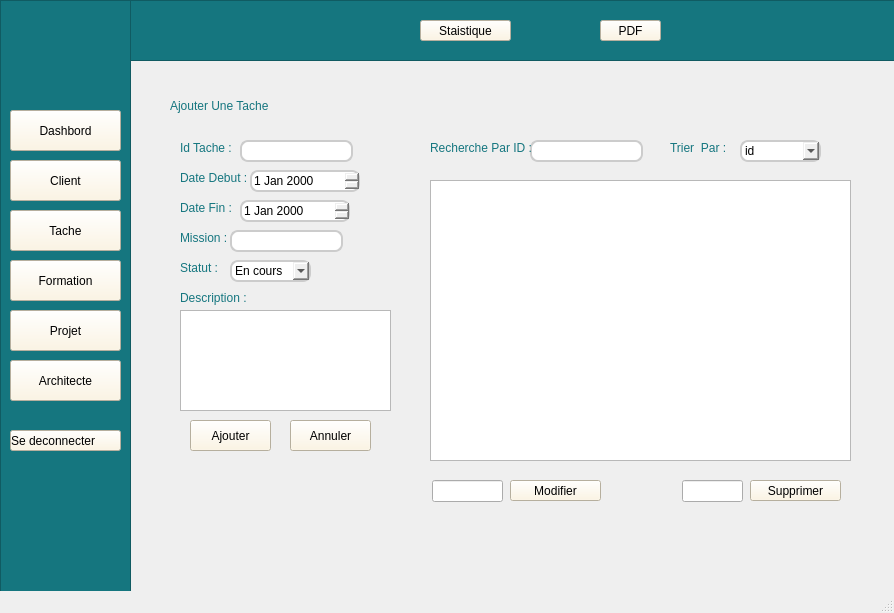
<?xml version="1.0" encoding="UTF-8"?>
<ui version="4.0">
 <class>MainWindow</class>
 <widget class="QMainWindow" name="MainWindow">
  <property name="geometry">
   <rect>
    <x>0</x>
    <y>0</y>
    <width>894</width>
    <height>613</height>
   </rect>
  </property>
  <property name="windowTitle">
   <string>MainWindow</string>
  </property>
  <widget class="QWidget" name="centralwidget">
   <widget class="QGraphicsView" name="graphicsView_2">
    <property name="geometry">
     <rect>
      <x>130</x>
      <y>0</y>
      <width>941</width>
      <height>61</height>
     </rect>
    </property>
    <property name="styleSheet">
     <string notr="true">background-color: rgb(21, 118, 127);
</string>
    </property>
   </widget>
   <widget class="QLabel" name="label_5">
    <property name="geometry">
     <rect>
      <x>170</x>
      <y>90</y>
      <width>131</width>
      <height>31</height>
     </rect>
    </property>
    <property name="styleSheet">
     <string notr="true">font: italic 12pt &quot;Segoe UI&quot;;
color: rgb(21, 118, 127);
</string>
    </property>
    <property name="text">
     <string>Ajouter Une Tache</string>
    </property>
   </widget>
   <widget class="QPushButton" name="pushButton_2">
    <property name="geometry">
     <rect>
      <x>10</x>
      <y>160</y>
      <width>111</width>
      <height>41</height>
     </rect>
    </property>
    <property name="styleSheet">
     <string notr="true">background-color: rgb(255, 245, 221);
font: italic 9pt &quot;Segoe UI&quot;;
</string>
    </property>
    <property name="text">
     <string>Client</string>
    </property>
   </widget>
   <widget class="QLabel" name="label_24">
    <property name="geometry">
     <rect>
      <x>90</x>
      <y>450</y>
      <width>31</width>
      <height>21</height>
     </rect>
    </property>
    <property name="styleSheet">
     <string notr="true">image: url(:/new/prefix1/1319f4cc41046ac126244d0ef3245b87-removebg-preview.png);</string>
    </property>
    <property name="text">
     <string/>
    </property>
   </widget>
   <widget class="QLabel" name="label_3">
    <property name="geometry">
     <rect>
      <x>550</x>
      <y>10</y>
      <width>61</width>
      <height>31</height>
     </rect>
    </property>
    <property name="styleSheet">
     <string notr="true">image: url(:/images/477607596_596477099948834_7067065610743688655_n-removebg-preview.png);</string>
    </property>
    <property name="text">
     <string/>
    </property>
   </widget>
   <widget class="QLabel" name="label_14">
    <property name="geometry">
     <rect>
      <x>180</x>
      <y>170</y>
      <width>71</width>
      <height>16</height>
     </rect>
    </property>
    <property name="styleSheet">
     <string notr="true">color: rgb(21, 118, 127);
font: 600 9pt &quot;Segoe UI&quot;;</string>
    </property>
    <property name="text">
     <string>Date Debut :</string>
    </property>
   </widget>
   <widget class="QLabel" name="label_10">
    <property name="geometry">
     <rect>
      <x>0</x>
      <y>320</y>
      <width>51</width>
      <height>21</height>
     </rect>
    </property>
    <property name="styleSheet">
     <string notr="true">image: url(:/images/367371986_358087480090301_3383985156011745966_n.png);</string>
    </property>
    <property name="text">
     <string/>
    </property>
   </widget>
   <widget class="QPushButton" name="btnAjouter">
    <property name="geometry">
     <rect>
      <x>190</x>
      <y>420</y>
      <width>81</width>
      <height>31</height>
     </rect>
    </property>
    <property name="styleSheet">
     <string notr="true">background-color: rgb(255, 245, 221);
font: italic 9pt &quot;Segoe UI&quot;;
</string>
    </property>
    <property name="text">
     <string>Ajouter</string>
    </property>
   </widget>
   <widget class="QLabel" name="label_22">
    <property name="geometry">
     <rect>
      <x>780</x>
      <y>470</y>
      <width>61</width>
      <height>31</height>
     </rect>
    </property>
    <property name="styleSheet">
     <string notr="true">image: url(:/new/prefix1/07330b37741337ace891d483cc7cb42c-removebg-preview.png);</string>
    </property>
    <property name="text">
     <string/>
    </property>
   </widget>
   <widget class="QLineEdit" name="LINE_EDIT_ID_TACHE">
    <property name="geometry">
     <rect>
      <x>240</x>
      <y>140</y>
      <width>113</width>
      <height>22</height>
     </rect>
    </property>
    <property name="styleSheet">
     <string notr="true">border: 2px solid #cccccc;
border-radius: 8px;</string>
    </property>
   </widget>
   <widget class="QPushButton" name="btnPDF">
    <property name="geometry">
     <rect>
      <x>600</x>
      <y>20</y>
      <width>61</width>
      <height>21</height>
     </rect>
    </property>
    <property name="styleSheet">
     <string notr="true">background-color: rgb(255, 245, 221);
font: italic 9pt &quot;Segoe UI&quot;;
</string>
    </property>
    <property name="text">
     <string>PDF</string>
    </property>
   </widget>
   <widget class="QComboBox" name="comboBox_2">
    <property name="geometry">
     <rect>
      <x>740</x>
      <y>140</y>
      <width>81</width>
      <height>22</height>
     </rect>
    </property>
    <property name="styleSheet">
     <string notr="true">border: 2px solid #cccccc;
border-radius: 8px;</string>
    </property>
    <item>
     <property name="text">
      <string>id</string>
     </property>
    </item>
    <item>
     <property name="text">
      <string>datedeb</string>
     </property>
    </item>
    <item>
     <property name="text">
      <string>datefin</string>
     </property>
    </item>
   </widget>
   <widget class="QLabel" name="label">
    <property name="geometry">
     <rect>
      <x>-130</x>
      <y>-60</y>
      <width>381</width>
      <height>211</height>
     </rect>
    </property>
    <property name="styleSheet">
     <string notr="true">image: url(:/images/475119185_1617747645539697_2462832556827082104_n.png);</string>
    </property>
    <property name="text">
     <string/>
    </property>
   </widget>
   <widget class="QLabel" name="label_13">
    <property name="geometry">
     <rect>
      <x>180</x>
      <y>140</y>
      <width>61</width>
      <height>16</height>
     </rect>
    </property>
    <property name="styleSheet">
     <string notr="true">color: rgb(21, 118, 127);
font: 600 9pt &quot;Segoe UI&quot;;</string>
    </property>
    <property name="text">
     <string>Id Tache :</string>
    </property>
   </widget>
   <widget class="QLabel" name="label_16">
    <property name="geometry">
     <rect>
      <x>180</x>
      <y>230</y>
      <width>61</width>
      <height>16</height>
     </rect>
    </property>
    <property name="styleSheet">
     <string notr="true">color: rgb(21, 118, 127);
font: 600 9pt &quot;Segoe UI&quot;;</string>
    </property>
    <property name="text">
     <string>Mission :</string>
    </property>
   </widget>
   <widget class="QComboBox" name="COMBO_BOX_STATUT">
    <property name="geometry">
     <rect>
      <x>230</x>
      <y>260</y>
      <width>81</width>
      <height>22</height>
     </rect>
    </property>
    <property name="styleSheet">
     <string notr="true">border: 2px solid #cccccc;
border-radius: 8px;</string>
    </property>
    <item>
     <property name="text">
      <string>En cours</string>
     </property>
    </item>
    <item>
     <property name="text">
      <string>Terminée </string>
     </property>
    </item>
    <item>
     <property name="text">
      <string>En attente</string>
     </property>
    </item>
   </widget>
   <widget class="QPushButton" name="btnModifier">
    <property name="geometry">
     <rect>
      <x>510</x>
      <y>480</y>
      <width>91</width>
      <height>21</height>
     </rect>
    </property>
    <property name="styleSheet">
     <string notr="true">background-color: rgb(255, 245, 221);
font: italic 9pt &quot;Segoe UI&quot;;
</string>
    </property>
    <property name="text">
     <string>Modifier</string>
    </property>
   </widget>
   <widget class="QPushButton" name="pushButton_4">
    <property name="geometry">
     <rect>
      <x>10</x>
      <y>260</y>
      <width>111</width>
      <height>41</height>
     </rect>
    </property>
    <property name="styleSheet">
     <string notr="true">background-color: rgb(255, 245, 221);
font: italic 9pt &quot;Segoe UI&quot;;
</string>
    </property>
    <property name="text">
     <string>Formation</string>
    </property>
   </widget>
   <widget class="QLabel" name="label_11">
    <property name="geometry">
     <rect>
      <x>0</x>
      <y>370</y>
      <width>51</width>
      <height>21</height>
     </rect>
    </property>
    <property name="styleSheet">
     <string notr="true">image: url(:/images/479516505_526890736583330_638293357505507653_n.png);</string>
    </property>
    <property name="text">
     <string/>
    </property>
   </widget>
   <widget class="QLabel" name="label_2">
    <property name="geometry">
     <rect>
      <x>370</x>
      <y>10</y>
      <width>61</width>
      <height>31</height>
     </rect>
    </property>
    <property name="styleSheet">
     <string notr="true">image: url(:/images/385542126_680655700570078_413661943973173125_n.png);</string>
    </property>
    <property name="text">
     <string/>
    </property>
   </widget>
   <widget class="QPushButton" name="btnSupprimer">
    <property name="geometry">
     <rect>
      <x>750</x>
      <y>480</y>
      <width>91</width>
      <height>21</height>
     </rect>
    </property>
    <property name="styleSheet">
     <string notr="true">background-color: rgb(255, 245, 221);
font: italic 9pt &quot;Segoe UI&quot;;
</string>
    </property>
    <property name="text">
     <string>Supprimer</string>
    </property>
   </widget>
   <widget class="QPushButton" name="pushButton">
    <property name="geometry">
     <rect>
      <x>10</x>
      <y>110</y>
      <width>111</width>
      <height>41</height>
     </rect>
    </property>
    <property name="styleSheet">
     <string notr="true">background-color: rgb(255, 245, 221);
font: italic 9pt &quot;Segoe UI&quot;;
</string>
    </property>
    <property name="text">
     <string>Dashbord</string>
    </property>
   </widget>
   <widget class="QGraphicsView" name="graphicsView">
    <property name="geometry">
     <rect>
      <x>0</x>
      <y>0</y>
      <width>131</width>
      <height>661</height>
     </rect>
    </property>
    <property name="styleSheet">
     <string notr="true">background-color: rgb(21, 118, 127);
</string>
    </property>
   </widget>
   <widget class="QLabel" name="label_7">
    <property name="geometry">
     <rect>
      <x>0</x>
      <y>170</y>
      <width>51</width>
      <height>21</height>
     </rect>
    </property>
    <property name="styleSheet">
     <string notr="true">image: url(:/images/476777382_1500858751317521_1233079034650026765_n.png);</string>
    </property>
    <property name="text">
     <string/>
    </property>
   </widget>
   <widget class="QLabel" name="label_21">
    <property name="geometry">
     <rect>
      <x>800</x>
      <y>520</y>
      <width>61</width>
      <height>31</height>
     </rect>
    </property>
    <property name="styleSheet">
     <string notr="true">image: url(:/img/07330b37741337ace891d483cc7cb42c-removebg-preview.png);</string>
    </property>
    <property name="text">
     <string/>
    </property>
   </widget>
   <widget class="QPushButton" name="pushButton_3">
    <property name="geometry">
     <rect>
      <x>10</x>
      <y>210</y>
      <width>111</width>
      <height>41</height>
     </rect>
    </property>
    <property name="styleSheet">
     <string notr="true">background-color: rgb(255, 245, 221);
font: italic 9pt &quot;Segoe UI&quot;;
</string>
    </property>
    <property name="text">
     <string>Tache</string>
    </property>
   </widget>
   <widget class="QLabel" name="label_6">
    <property name="geometry">
     <rect>
      <x>0</x>
      <y>120</y>
      <width>51</width>
      <height>21</height>
     </rect>
    </property>
    <property name="styleSheet">
     <string notr="true">image: url(:/images/477050281_557493740650231_7827970764697288155_n.png);</string>
    </property>
    <property name="text">
     <string/>
    </property>
   </widget>
   <widget class="QPushButton" name="pushButton_6">
    <property name="geometry">
     <rect>
      <x>10</x>
      <y>360</y>
      <width>111</width>
      <height>41</height>
     </rect>
    </property>
    <property name="styleSheet">
     <string notr="true">background-color: rgb(255, 245, 221);
font: italic 9pt &quot;Segoe UI&quot;;
</string>
    </property>
    <property name="text">
     <string>Architecte</string>
    </property>
   </widget>
   <widget class="QLabel" name="label_15">
    <property name="geometry">
     <rect>
      <x>180</x>
      <y>200</y>
      <width>61</width>
      <height>16</height>
     </rect>
    </property>
    <property name="styleSheet">
     <string notr="true">color: rgb(21, 118, 127);
font: 600 9pt &quot;Segoe UI&quot;;</string>
    </property>
    <property name="text">
     <string>Date Fin :</string>
    </property>
   </widget>
   <widget class="QLabel" name="label_9">
    <property name="geometry">
     <rect>
      <x>0</x>
      <y>270</y>
      <width>51</width>
      <height>21</height>
     </rect>
    </property>
    <property name="styleSheet">
     <string notr="true">image: url(:/images/476914103_2918381941655201_5669318058414440152_n.png);</string>
    </property>
    <property name="text">
     <string/>
    </property>
   </widget>
   <widget class="QLineEdit" name="LINE_EDIT_MISSION">
    <property name="geometry">
     <rect>
      <x>230</x>
      <y>230</y>
      <width>113</width>
      <height>22</height>
     </rect>
    </property>
    <property name="styleSheet">
     <string notr="true">border: 2px solid #cccccc;
border-radius: 8px;</string>
    </property>
   </widget>
   <widget class="QLabel" name="label_12">
    <property name="geometry">
     <rect>
      <x>300</x>
      <y>80</y>
      <width>71</width>
      <height>41</height>
     </rect>
    </property>
    <property name="styleSheet">
     <string notr="true">image: url(:/images/476585331_608884388555411_862061415062346978_n.png);</string>
    </property>
    <property name="text">
     <string/>
    </property>
   </widget>
   <widget class="QLabel" name="label_20">
    <property name="geometry">
     <rect>
      <x>670</x>
      <y>140</y>
      <width>61</width>
      <height>16</height>
     </rect>
    </property>
    <property name="styleSheet">
     <string notr="true">color: rgb(21, 118, 127);
font: 600 9pt &quot;Segoe UI&quot;;</string>
    </property>
    <property name="text">
     <string>Trier  Par :</string>
    </property>
   </widget>
   <widget class="QLabel" name="label_17">
    <property name="geometry">
     <rect>
      <x>180</x>
      <y>260</y>
      <width>49</width>
      <height>16</height>
     </rect>
    </property>
    <property name="styleSheet">
     <string notr="true">color: rgb(21, 118, 127);
font: 600 9pt &quot;Segoe UI&quot;;</string>
    </property>
    <property name="text">
     <string>Statut :</string>
    </property>
   </widget>
   <widget class="QDateEdit" name="DATE_EDIT_DEBUT">
    <property name="geometry">
     <rect>
      <x>250</x>
      <y>170</y>
      <width>110</width>
      <height>22</height>
     </rect>
    </property>
    <property name="styleSheet">
     <string notr="true">border: 2px solid #cccccc;
border-radius: 8px;</string>
    </property>
   </widget>
   <widget class="QLabel" name="label_4">
    <property name="geometry">
     <rect>
      <x>770</x>
      <y>10</y>
      <width>91</width>
      <height>41</height>
     </rect>
    </property>
    <property name="styleSheet">
     <string notr="true">image: url(:/images/461833517_463946476660446_4629749051515532142_n.png);</string>
    </property>
    <property name="text">
     <string/>
    </property>
   </widget>
   <widget class="QDateEdit" name="DATE_EDIT_FIN">
    <property name="geometry">
     <rect>
      <x>240</x>
      <y>200</y>
      <width>110</width>
      <height>22</height>
     </rect>
    </property>
    <property name="styleSheet">
     <string notr="true">border: 2px solid #cccccc;
border-radius: 8px;</string>
    </property>
   </widget>
   <widget class="QLabel" name="label_18">
    <property name="geometry">
     <rect>
      <x>180</x>
      <y>290</y>
      <width>71</width>
      <height>16</height>
     </rect>
    </property>
    <property name="styleSheet">
     <string notr="true">color: rgb(21, 118, 127);
font: 600 9pt &quot;Segoe UI&quot;;</string>
    </property>
    <property name="text">
     <string>Description :</string>
    </property>
   </widget>
   <widget class="QLineEdit" name="lineEdit_4">
    <property name="geometry">
     <rect>
      <x>530</x>
      <y>140</y>
      <width>113</width>
      <height>22</height>
     </rect>
    </property>
    <property name="styleSheet">
     <string notr="true">border: 2px solid #cccccc;
border-radius: 8px;</string>
    </property>
   </widget>
   <widget class="QLabel" name="label_19">
    <property name="geometry">
     <rect>
      <x>430</x>
      <y>140</y>
      <width>101</width>
      <height>16</height>
     </rect>
    </property>
    <property name="styleSheet">
     <string notr="true">color: rgb(21, 118, 127);
font: 600 9pt &quot;Segoe UI&quot;;</string>
    </property>
    <property name="text">
     <string>Recherche Par ID :</string>
    </property>
   </widget>
   <widget class="QPushButton" name="pushButton_7">
    <property name="geometry">
     <rect>
      <x>10</x>
      <y>430</y>
      <width>111</width>
      <height>21</height>
     </rect>
    </property>
    <property name="toolTip">
     <string>&lt;html&gt;&lt;head/&gt;&lt;body&gt;&lt;p align=&quot;right&quot;&gt;&lt;br/&gt;&lt;/p&gt;&lt;/body&gt;&lt;/html&gt;</string>
    </property>
    <property name="styleSheet">
     <string notr="true">background-color: rgb(255, 245, 221);
font: italic 9pt &quot;Segoe UI&quot;;
text-align: left; /* Aligne le texte à gauche */</string>
    </property>
    <property name="text">
     <string>Se deconnecter</string>
    </property>
   </widget>
   <widget class="QPushButton" name="pushButton_5">
    <property name="geometry">
     <rect>
      <x>10</x>
      <y>310</y>
      <width>111</width>
      <height>41</height>
     </rect>
    </property>
    <property name="styleSheet">
     <string notr="true">background-color: rgb(255, 245, 221);
font: italic 9pt &quot;Segoe UI&quot;;
</string>
    </property>
    <property name="text">
     <string>Projet</string>
    </property>
   </widget>
   <widget class="QPushButton" name="btnStat">
    <property name="geometry">
     <rect>
      <x>420</x>
      <y>20</y>
      <width>91</width>
      <height>21</height>
     </rect>
    </property>
    <property name="styleSheet">
     <string notr="true">background-color: rgb(255, 245, 221);
font: italic 9pt &quot;Segoe UI&quot;;
</string>
    </property>
    <property name="text">
     <string>Staistique</string>
    </property>
   </widget>
   <widget class="QLabel" name="label_8">
    <property name="geometry">
     <rect>
      <x>0</x>
      <y>220</y>
      <width>51</width>
      <height>21</height>
     </rect>
    </property>
    <property name="styleSheet">
     <string notr="true">image: url(:/images/477024155_1845634632858108_7086397153038724283_n.png);</string>
    </property>
    <property name="text">
     <string/>
    </property>
   </widget>
   <widget class="QTableView" name="tableView">
    <property name="geometry">
     <rect>
      <x>430</x>
      <y>180</y>
      <width>421</width>
      <height>281</height>
     </rect>
    </property>
   </widget>
   <widget class="QPlainTextEdit" name="EDIT_DESCRIPTION">
    <property name="geometry">
     <rect>
      <x>180</x>
      <y>310</y>
      <width>211</width>
      <height>101</height>
     </rect>
    </property>
   </widget>
   <widget class="QPushButton" name="pushButton_10">
    <property name="geometry">
     <rect>
      <x>10</x>
      <y>160</y>
      <width>111</width>
      <height>41</height>
     </rect>
    </property>
    <property name="styleSheet">
     <string notr="true">background-color: rgb(255, 245, 221);
font: italic 9pt &quot;Segoe UI&quot;;
</string>
    </property>
    <property name="text">
     <string>Client</string>
    </property>
   </widget>
   <widget class="QPushButton" name="pushButton_12">
    <property name="geometry">
     <rect>
      <x>10</x>
      <y>260</y>
      <width>111</width>
      <height>41</height>
     </rect>
    </property>
    <property name="styleSheet">
     <string notr="true">background-color: rgb(255, 245, 221);
font: italic 9pt &quot;Segoe UI&quot;;
</string>
    </property>
    <property name="text">
     <string>Formation</string>
    </property>
   </widget>
   <widget class="QPushButton" name="pushButton_13">
    <property name="geometry">
     <rect>
      <x>10</x>
      <y>110</y>
      <width>111</width>
      <height>41</height>
     </rect>
    </property>
    <property name="styleSheet">
     <string notr="true">background-color: rgb(255, 245, 221);
font: italic 9pt &quot;Segoe UI&quot;;
</string>
    </property>
    <property name="text">
     <string>Dashbord</string>
    </property>
   </widget>
   <widget class="QPushButton" name="btnAnnuler">
    <property name="geometry">
     <rect>
      <x>290</x>
      <y>420</y>
      <width>81</width>
      <height>31</height>
     </rect>
    </property>
    <property name="styleSheet">
     <string notr="true">background-color: rgb(255, 245, 221);
font: italic 9pt &quot;Segoe UI&quot;;
</string>
    </property>
    <property name="text">
     <string>Annuler</string>
    </property>
   </widget>
   <widget class="QLabel" name="label_23">
    <property name="geometry">
     <rect>
      <x>0</x>
      <y>370</y>
      <width>51</width>
      <height>21</height>
     </rect>
    </property>
    <property name="styleSheet">
     <string notr="true">image: url(:/img/479516505_526890736583330_638293357505507653_n.png);</string>
    </property>
    <property name="text">
     <string/>
    </property>
   </widget>
   <widget class="QLabel" name="label_25">
    <property name="geometry">
     <rect>
      <x>0</x>
      <y>320</y>
      <width>51</width>
      <height>21</height>
     </rect>
    </property>
    <property name="styleSheet">
     <string notr="true">image: url(:/img/367371986_358087480090301_3383985156011745966_n.png);</string>
    </property>
    <property name="text">
     <string/>
    </property>
   </widget>
   <widget class="QLabel" name="label_26">
    <property name="geometry">
     <rect>
      <x>0</x>
      <y>270</y>
      <width>51</width>
      <height>21</height>
     </rect>
    </property>
    <property name="styleSheet">
     <string notr="true">image: url(:/img/476914103_2918381941655201_5669318058414440152_n.png);</string>
    </property>
    <property name="text">
     <string/>
    </property>
   </widget>
   <widget class="QLabel" name="label_27">
    <property name="geometry">
     <rect>
      <x>0</x>
      <y>220</y>
      <width>51</width>
      <height>21</height>
     </rect>
    </property>
    <property name="styleSheet">
     <string notr="true">image: url(:/img/477024155_1845634632858108_7086397153038724283_n.png);</string>
    </property>
    <property name="text">
     <string/>
    </property>
   </widget>
   <widget class="QLabel" name="label_28">
    <property name="geometry">
     <rect>
      <x>0</x>
      <y>170</y>
      <width>51</width>
      <height>21</height>
     </rect>
    </property>
    <property name="styleSheet">
     <string notr="true">image: url(:/img/476777382_1500858751317521_1233079034650026765_n.png);</string>
    </property>
    <property name="text">
     <string/>
    </property>
   </widget>
   <widget class="QLabel" name="label_29">
    <property name="geometry">
     <rect>
      <x>0</x>
      <y>120</y>
      <width>51</width>
      <height>21</height>
     </rect>
    </property>
    <property name="styleSheet">
     <string notr="true">image: url(:/img/477050281_557493740650231_7827970764697288155_n.png);</string>
    </property>
    <property name="text">
     <string/>
    </property>
   </widget>
   <widget class="QLabel" name="label_30">
    <property name="geometry">
     <rect>
      <x>80</x>
      <y>430</y>
      <width>51</width>
      <height>21</height>
     </rect>
    </property>
    <property name="styleSheet">
     <string notr="true">image: url(:/img/1319f4cc41046ac126244d0ef3245b87-removebg-preview.png);</string>
    </property>
    <property name="text">
     <string/>
    </property>
   </widget>
   <widget class="QLabel" name="label_31">
    <property name="geometry">
     <rect>
      <x>560</x>
      <y>20</y>
      <width>51</width>
      <height>21</height>
     </rect>
    </property>
    <property name="styleSheet">
     <string notr="true">image: url(:/img/477607596_596477099948834_7067065610743688655_n-removebg-preview.png);</string>
    </property>
    <property name="text">
     <string/>
    </property>
   </widget>
   <widget class="QLabel" name="label_32">
    <property name="geometry">
     <rect>
      <x>380</x>
      <y>20</y>
      <width>51</width>
      <height>21</height>
     </rect>
    </property>
    <property name="styleSheet">
     <string notr="true">image: url(:/img/385542126_680655700570078_413661943973173125_n.png);</string>
    </property>
    <property name="text">
     <string/>
    </property>
   </widget>
   <widget class="QLabel" name="label_33">
    <property name="geometry">
     <rect>
      <x>300</x>
      <y>80</y>
      <width>81</width>
      <height>51</height>
     </rect>
    </property>
    <property name="styleSheet">
     <string notr="true">image: url(:/img/476585331_608884388555411_862061415062346978_n.png);</string>
    </property>
    <property name="text">
     <string/>
    </property>
   </widget>
   <widget class="QLabel" name="label_34">
    <property name="geometry">
     <rect>
      <x>-80</x>
      <y>-50</y>
      <width>271</width>
      <height>201</height>
     </rect>
    </property>
    <property name="styleSheet">
     <string notr="true">image: url(:/img/475119185_1617747645539697_2462832556827082104_n.png);</string>
    </property>
    <property name="text">
     <string/>
    </property>
   </widget>
   <widget class="QLabel" name="label_35">
    <property name="geometry">
     <rect>
      <x>800</x>
      <y>10</y>
      <width>61</width>
      <height>41</height>
     </rect>
    </property>
    <property name="styleSheet">
     <string notr="true">image: url(:/img/461833517_463946476660446_4629749051515532142_n.png);</string>
    </property>
    <property name="text">
     <string/>
    </property>
   </widget>
   <widget class="QLineEdit" name="modline">
    <property name="geometry">
     <rect>
      <x>432</x>
      <y>480</y>
      <width>71</width>
      <height>22</height>
     </rect>
    </property>
   </widget>
   <widget class="QLineEdit" name="suppline">
    <property name="geometry">
     <rect>
      <x>682</x>
      <y>480</y>
      <width>61</width>
      <height>22</height>
     </rect>
    </property>
   </widget>
  </widget>
  <widget class="QMenuBar" name="menubar">
   <property name="geometry">
    <rect>
     <x>0</x>
     <y>0</y>
     <width>894</width>
     <height>22</height>
    </rect>
   </property>
  </widget>
  <widget class="QStatusBar" name="statusbar"/>
 </widget>
 <resources/>
 <connections/>
</ui>
